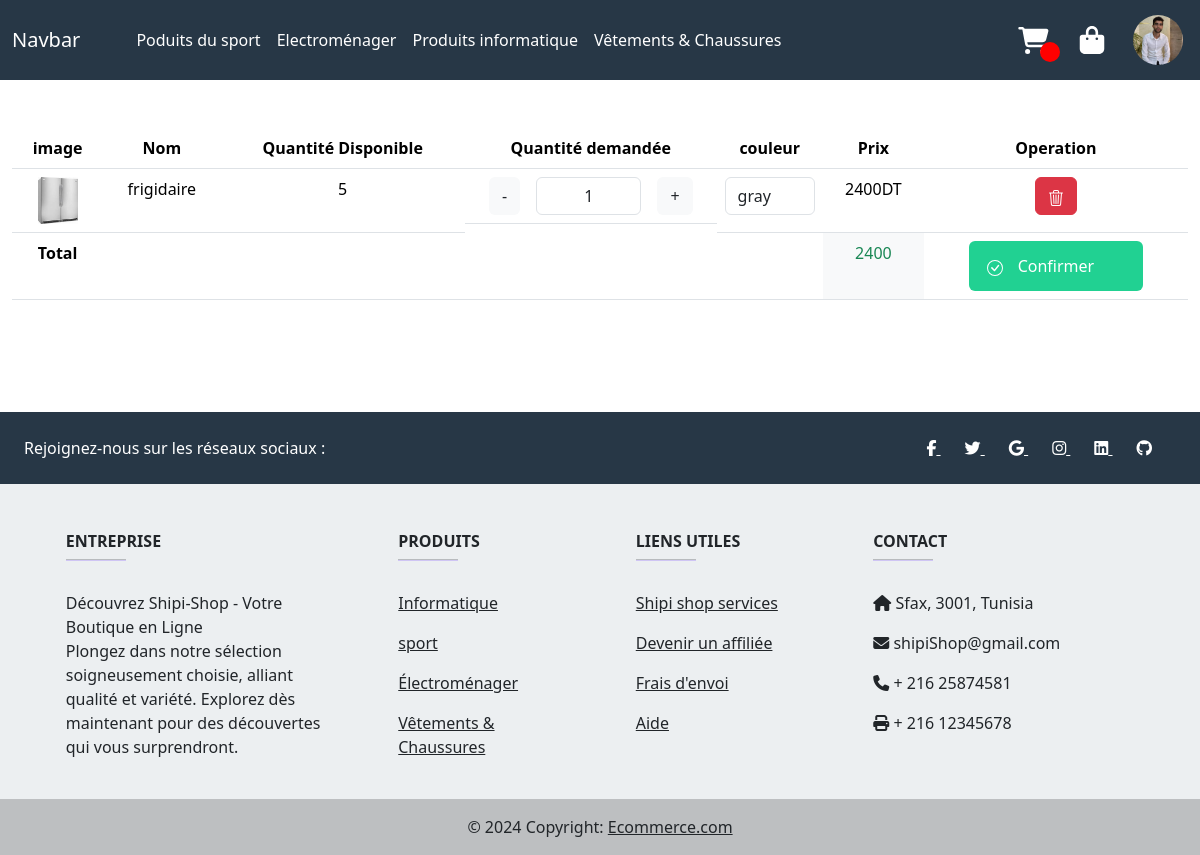
Page /user/panier.php?id=30 (signed in) on the committed database.
### tables this page shows
CREATE TABLE `product` (
  `id` int(11) NOT NULL,
  `name` varchar(100) NOT NULL,
  `categorie` varchar(30) NOT NULL,
  `quantite` int(3) NOT NULL,
  `image` varchar(100) NOT NULL,
  `description` longtext NOT NULL,
  `prix` float NOT NULL,
  `solde` int(2) NOT NULL,
  `couleur` varchar(200) NOT NULL,
  `date` date NOT NULL
);

### models/product.class.php (called while the page is built, shortened)
<?php
    class Products{
        function getProduct($id)
        {
            $cnx=new connexion();
            $pdo=$cnx->connect();
            $req="SELECT * FROM product where id='$id'";
            $res=$pdo->query($req) or print_r($pdo->errorInfo());
            return $res;
        }
    }
?>

### user/panier.php (the view, shortened to what this page needs)
<!DOCTYPE html>
<html lang="en">
<head>
    <?php require_once('../__tiers/fiche.php'); ?>
    <link rel="stylesheet" href="../assets/style.css">
</head>
<body>
<?php require_once('../__tiers/header.php'); ?>
<?php
  if(isset($_GET['id'])){
    $id=$_GET['id'];
    require_once('../models/product.class.php');
    $model = new Products();
    $product = $model->getProduct($id)->fetch(PDO::FETCH_ASSOC);
  }
?>
<div class="container-fluid py-5">
<?php if(isset($_SESSION['panier']) && !empty($_SESSION['panier'])): ?>
<form method="post" action="panierFunction/commande.php">
  <table class="table table-hover text-center">
    <thead>
      <tr>
        <th scope="col">image</th>
        <th scope="col">Nom</th>
        <th scope="col">Quantité Disponible</th>
        <th scope="col">Quantité demandée</th>
        <th scope="col">couleur</th>
        <th scope="col">Prix</th>
        <th scope="col">Operation</th>
      </tr>
    </thead>
    <tbody>
      <?php foreach($_SESSION['panier'] as $key=>$product): ?>
      <tr>
        <td><img src="../admin/uploaded/<?php echo $product['product']['image']; ?>" width="40px" alt=""></td>
        <td><?= $product['product']['name']; ?></td>
        <td><?= $product['product']['quantite']; ?></td>
        <td class="d-flex justify-content-between">
          <a class='btn mx-3 bg-light' href="panierFunction/moins.php?id=<?=$product['product']['id'] ?>&quantite=<?=$product['quantity']?>&el=<?=$key?>">-</a>
          <div id="quantity" name="quantity" required class="form-control"><?=$product["quantity"] ?></div>
          <a class='btn mx-3 bg-light' href="panierFunction/add.php?id=<?=$product['product']['id'] ?>&quantite=<?=$product['quantity']?>&el=<?=$key?>">+</a>
        </td>
        <td>
          <select name="couleur[]" id="col" class="form-control">
          <?php foreach(explode(',', $product['product']['couleur']) as $col): ?>
            <option><?= $col ?></option>
          <?php endforeach; ?>
          </select>
        </td>
        <td><?php echo $product['product']['prix']*(1-($product['product']['solde']/100)); ?>DT</td>
        <td>
          <button type="button" class="btn btn-danger w-60" onclick="supprimerCommande(<?php echo  $product['product']['id'] ?>)">
          </button>
        </td>
      </tr>
      <?php endforeach; ?>
      <tr>
        <th scope="row">Total</th>
        <td colspan="4"></td>
        <td class="bg-light text-success"><?= $_SESSION['total'] ?></td>
        <td>
          <input type="submit" class="btn bg-vert px-5" value="Confirmer" >
        </td>
      </tr>
    </tbody>
  </table>
</form>
<?php else: ?>
  <h1 class="text-secondary text-center" style="height: 50vh;width: 100vw;padding-top: 150px;">Il n'y a aucun produit ajouté au panier pour le moment.</h1>
  <?php endif; ?>
  </div>
<?php require_once('../__tiers/footer.php'); ?>
</body>
</html>

### assets/style.css (style rules this page uses)
:root { --blue:#273746; --vert:#21D192; }
* { margin: 0; padding: 0; box-sizing: border-box; }
.bg-vert { background-color: var(--vert) !important; color:white !important; }
input { height: 50px; }

### rows in the picture
product: image (picture), name "frigidaire", quantite "5", quantity "1", $product['product']['prix']*(1-($product['product']['solde']/100)) "2400"

### other values in the picture
$_SESSION['total'] "2400"
form field value "gray"
